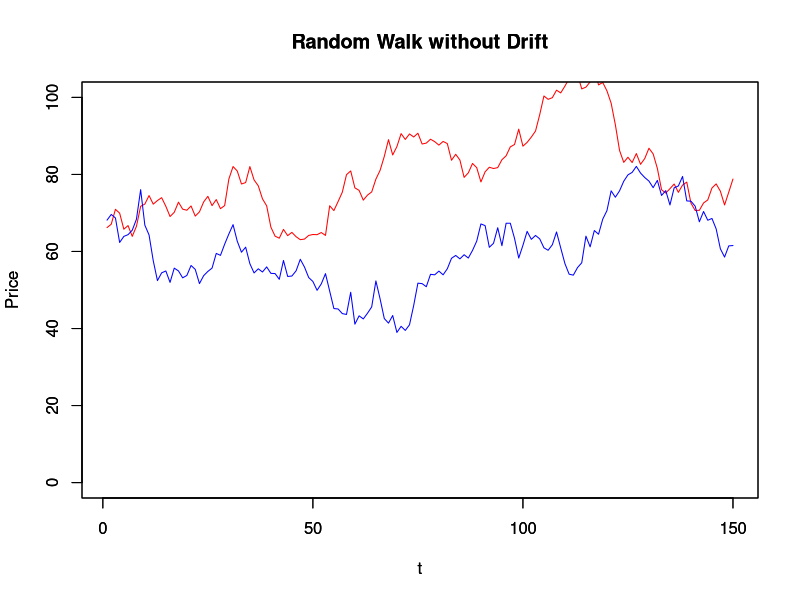

Recreate this plot in R.
RW <- function(N, x0, mu, variance) {
  z<-cumsum(rnorm(n=N, mean=0, 
                  sd=sqrt(variance)))
  t<-1:N
  x<-x0+t*mu+z
  return(x)
}
# mu is the drift
#set.seed(15)
P1<-RW(150,66,0,10)
P2<-RW(150,66,0,10)
plot(P1, main="Random Walk without Drift", 
     xlab="t",ylab="Price", ylim=c(0,100),
     typ='l', col="red")
par(new=T)  #to draw in the same plot
plot(P2, main="Random Walk without Drift", 
     xlab="t",ylab="Price", ylim=c(0,100),
     typ='l', col="blue")
